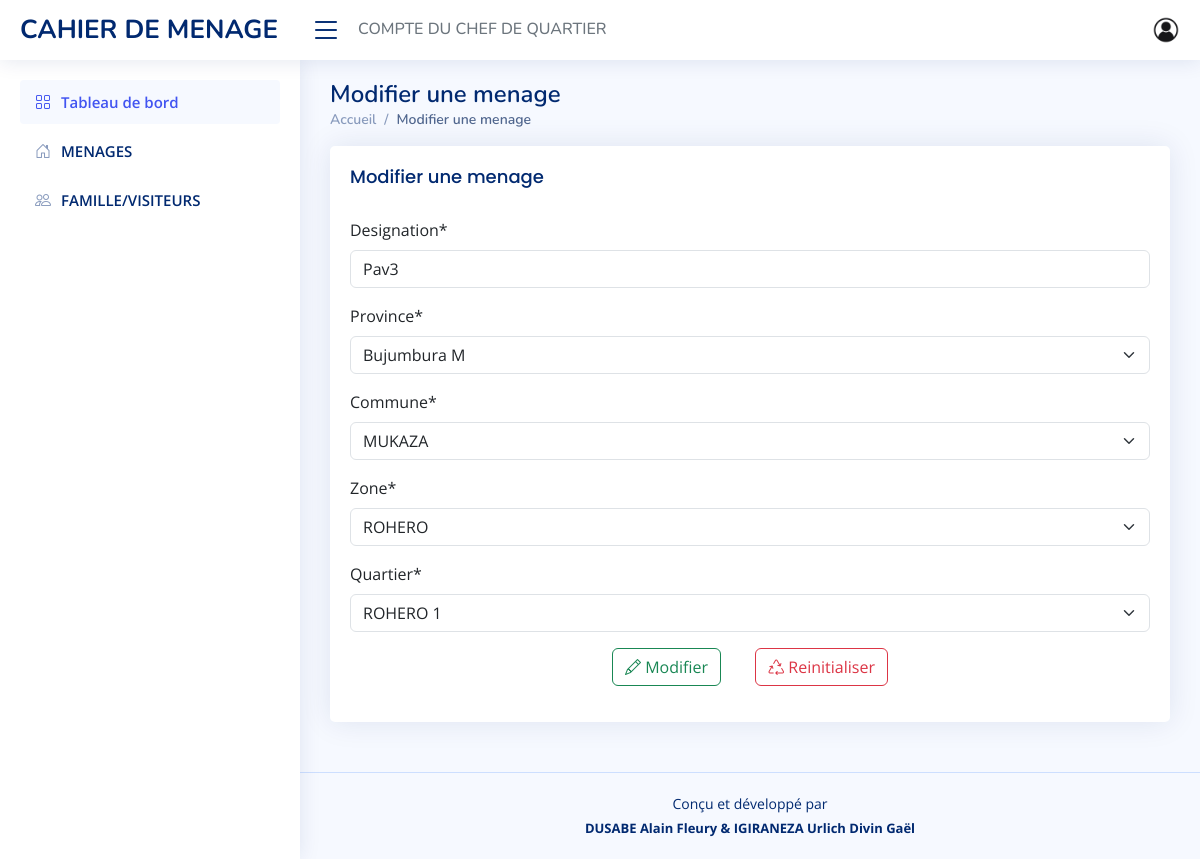
/household/edit/3 (signed in), run on the app's committed database.
### app/models/household.py (models this page shows, shortened)
class Household(models.Model):
    designation = models.CharField(max_length=100)
    province = models.ForeignKey(Province, on_delete=models.CASCADE)
    commune = models.ForeignKey(Commune, on_delete=models.CASCADE)
    zone = models.ForeignKey(Zone, on_delete=models.CASCADE)
    quartier = models.ForeignKey(Quartier, on_delete=models.CASCADE)
    created_at = models.DateTimeField(auto_now_add=True)
    created_by = models.ForeignKey(User, on_delete=models.CASCADE)

### app/models/province.py (models this page shows)
class Province (models.Model):
    province = models.CharField(max_length=15, unique=True)
    def __str__(self) -> str:
        return self.province

### app/models/commune.py (models this page shows)
class Commune (models.Model):
    province = models.ForeignKey(Province, on_delete=models.CASCADE)
    commune = models.CharField(max_length=15, unique=True)
    def __str__(self) -> str:
        return self.commune

### app/models/zone.py (models this page shows)
class Zone (models.Model):
    province=models.ForeignKey(Province, on_delete=models.CASCADE,null=True,related_name='provinces')
    commune=models.ForeignKey(Commune, on_delete=models.CASCADE,null=True,related_name='communes')
    zone = models.CharField(max_length=15, unique=True)
    def __str__(self) -> str:
        return self.zone

### app/models/quartier.py (models this page shows)
class Quartier (models.Model):
    province=models.ForeignKey(Province, on_delete=models.CASCADE,null=True,related_name='_provinces')
    commune=models.ForeignKey(Commune, on_delete=models.CASCADE,null=True,related_name='_communes')
    zone = models.ForeignKey(Zone, on_delete=models.CASCADE,null=True,related_name='_zones')
    quartier = models.CharField(max_length=15, unique=True)
    def __str__(self) -> str:
        return self.quartier

### app/views/household.py (the view)
# urls.py: path('household/edit/<int:id>', household.edit_household, name ='edit_household'),
@login_required(login_url ='login')
def edit_household(request, id):
    assert isinstance(request, HttpRequest)
    page_title = 'Modifier une menage'
    template = 'app/settings/household/edit.html'
    if request.method == 'GET':
        if id == 0:
            form = HouseholdForm()
        else:
            household = Household.objects.get(pk=id)
            form = HouseholdForm(instance=household)
        context = {
            'form': form,
            'page_title': page_title
        }
        return render(
            request,
            template_name=template,
            context=context
        )

### app/forms/househlod.py
class HouseholdForm (ModelForm) :
    class Meta :
        model = Household
        exclude = ['created_at', 'created_by']

### app/templatetags/user_tags.py (called while the page is built)
@register.filter
def user_belongs_to_group(user, group_name):
    return user.groups.filter(name=group_name).exists()

### app/templates/app/settings/household/edit.html (shortened to what this page needs)
{% extends 'app/layouts/default.html' %}
{% block content %}
{% load crispy_forms_tags %}
<section class="section">
    <div class="row">
        <div class="col-lg-12">
            <div class="card">
                <div class="card-body">
                    <h5 class="card-title">{{page_title}}</h5>
                    <form action="{% url 'update_household' form.instance.pk %}" method="POST" class="mt-3">
                        <div class="form-group">
                            {{ form|crispy}}
                        </div>
                        <div class="text-center mt-3 mb-3">
                            <button type="submit" style="margin-right: 30px;"
                                class="btn btn-outline-success"><i class="bi bi-pencil"></i> Modifier</button>
                            <button type="reset" class="btn btn-outline-danger"><i class="bi bi-recycle"></i> Reinitialiser</button>
                        </div>
                    </form>
                </div>
            </div>
        </div>
    </div>
</section>
{% endblock %}

### app/static/app/css/style.css (style rules this page uses)
:root { scroll-behavior: smooth; }
body { font-family: "Open Sans", sans-serif; background: #f6f9ff; color: #444444; }
h1, h2, h3, h4, h5, h6 { font-family: "Nunito", sans-serif; }
.card { margin-bottom: 30px; border: none; border-radius: 5px; box-shadow: 0px 0 30px rgba(1, 41, 112, 0.1); }
.card-title { padding: 20px 0 15px 0; font-size: 18px; font-weight: 500; color: #012970; font-family: "Poppins", sans-serif; }
.card-body { padding: 0 20px 20px 20px; }

### data on the page
Household: designation "Pav3"
Province: province "Bujumbura M"
Commune: commune "MUKAZA"
Zone: zone "ROHERO"
Quartier: quartier "ROHERO 1"

### other printed values
{{ page_title }} "Modifier une menage"
